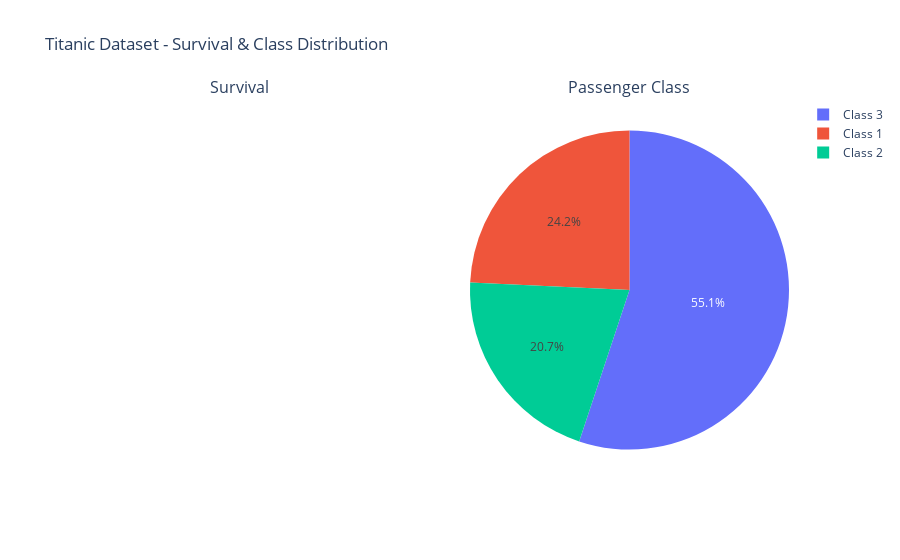

The notebook cell this image was saved under:
### Code cell
# number of passengers in each class
class_counts = df['pclass'].value_counts().sort_index()
fig = make_subplots(
    rows=1, cols=2,
    specs=[[{'type':'domain'}, {'type':'domain'}]],
    subplot_titles=["Survival", "Passenger Class"]
)
fig.add_trace(
    go.Pie(labels=[f'Class {i}' for i in class_counts.index],
           values=class_counts.values,
           name="Class"),
    row=1, col=2
)

fig.update_layout(title_text="Titanic Dataset - Survival & Class Distribution")

fig.show()

### Figure 1 — Plotly figure (JSON) as saved in the notebook; plotly's stock layout.template omitted (floating-point values rounded to 4 significant figures)
{"data": [{"domain": {"x": [0.55, 1], "y": [0, 1]}, "labels": ["Class 1", "Class 2", "Class 3"], "name": "Class", "type": "pie", "values": [216, 184, 491]}], "layout": {"annotations": [{"font": {"size": 16}, "showarrow": false, "text": "Survival", "x": 0.225, "xanchor": "center", "xref": "paper", "y": 1, "yanchor": "bottom", "yref": "paper"}, {"font": {"size": 16}, "showarrow": false, "text": "Passenger Class", "x": 0.775, "xanchor": "center", "xref": "paper", "y": 1, "yanchor": "bottom", "yref": "paper"}], "title": {"text": "Titanic Dataset - Survival & Class Distribution"}}}
